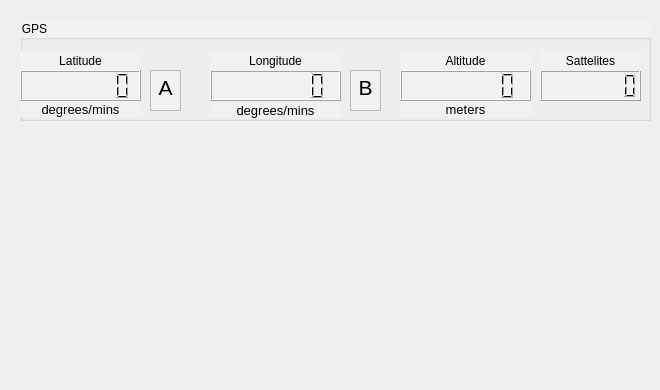
      <widget class="QWidget" name="GPS">
       <attribute name="title">
        <string>GPS</string>
       </attribute>
       <widget class="QGroupBox" name="groupBox_2">
        <property name="geometry">
         <rect>
          <x>20</x>
          <y>20</y>
          <width>631</width>
          <height>101</height>
         </rect>
        </property>
        <property name="styleSheet">
         <string notr="true">background-color: rgb(227, 227, 227);
background-color: rgb(241, 241, 241);
font: 87 9pt &quot;Segoe UI Black&quot;;</string>
        </property>
        <property name="title">
         <string>GPS</string>
        </property>
        <widget class="QLabel" name="label_7">
         <property name="geometry">
          <rect>
           <x>0</x>
           <y>31</y>
           <width>121</width>
           <height>20</height>
          </rect>
         </property>
         <property name="styleSheet">
          <string notr="true">font: 87 11pt &quot;Segoe UI Black&quot;;
font: 11pt &quot;MS Shell Dlg 2&quot;;</string>
         </property>
         <property name="text">
          <string>Latitude</string>
         </property>
         <property name="alignment">
          <set>Qt::AlignCenter</set>
         </property>
        </widget>
        <widget class="QLCDNumber" name="LongitudeLCD">
         <property name="geometry">
          <rect>
           <x>190</x>
           <y>50</y>
           <width>131</width>
           <height>31</height>
          </rect>
         </property>
         <property name="smallDecimalPoint">
          <bool>false</bool>
         </property>
         <property name="digitCount">
          <number>7</number>
         </property>
        </widget>
        <widget class="QLCDNumber" name="LatitudeLCD">
         <property name="geometry">
          <rect>
           <x>0</x>
           <y>50</y>
           <width>121</width>
           <height>31</height>
          </rect>
         </property>
         <property name="minimumSize">
          <size>
           <width>111</width>
           <height>31</height>
          </size>
         </property>
         <property name="autoFillBackground">
          <bool>false</bool>
         </property>
         <property name="smallDecimalPoint">
          <bool>false</bool>
         </property>
         <property name="digitCount">
          <number>7</number>
         </property>
         <property name="mode">
          <enum>QLCDNumber::Dec</enum>
         </property>
         <property name="segmentStyle">
          <enum>QLCDNumber::Filled</enum>
         </property>
        </widget>
        <widget class="QLabel" name="label_11">
         <property name="geometry">
          <rect>
           <x>190</x>
           <y>31</y>
           <width>131</width>
           <height>20</height>
          </rect>
         </property>
         <property name="styleSheet">
          <string notr="true">font: 87 11pt &quot;Segoe UI Black&quot;;
font: 11pt &quot;MS Shell Dlg 2&quot;;</string>
         </property>
         <property name="text">
          <string>Longitude</string>
         </property>
         <property name="alignment">
          <set>Qt::AlignCenter</set>
         </property>
        </widget>
        <widget class="QTextBrowser" name="LatDirectionLCD">
         <property name="geometry">
          <rect>
           <x>130</x>
           <y>50</y>
           <width>31</width>
           <height>41</height>
          </rect>
         </property>
         <property name="styleSheet">
          <string notr="true">font: 16pt &quot;MS Shell Dlg 2&quot;;</string>
         </property>
         <property name="html">
          <string>&lt;!DOCTYPE HTML PUBLIC &quot;-//W3C//DTD HTML 4.0//EN&quot; &quot;http://www.w3.org/TR/REC-html40/strict.dtd&quot;&gt;
&lt;html&gt;&lt;head&gt;&lt;meta name=&quot;qrichtext&quot; content=&quot;1&quot; /&gt;&lt;style type=&quot;text/css&quot;&gt;
p, li { white-space: pre-wrap; }
&lt;/style&gt;&lt;/head&gt;&lt;body style=&quot; font-family:'MS Shell Dlg 2'; font-size:16pt; font-weight:400; font-style:normal;&quot;&gt;
&lt;p align=&quot;center&quot; style=&quot; margin-top:0px; margin-bottom:0px; margin-left:0px; margin-right:0px; -qt-block-indent:0; text-indent:0px;&quot;&gt;A&lt;/p&gt;&lt;/body&gt;&lt;/html&gt;</string>
         </property>
        </widget>
        <widget class="QTextBrowser" name="LongDirectionLCD">
         <property name="geometry">
          <rect>
           <x>330</x>
           <y>50</y>
           <width>31</width>
           <height>41</height>
          </rect>
         </property>
         <property name="styleSheet">
          <string notr="true">font: 16pt &quot;MS Shell Dlg 2&quot;;</string>
         </property>
         <property name="html">
          <string>&lt;!DOCTYPE HTML PUBLIC &quot;-//W3C//DTD HTML 4.0//EN&quot; &quot;http://www.w3.org/TR/REC-html40/strict.dtd&quot;&gt;
&lt;html&gt;&lt;head&gt;&lt;meta name=&quot;qrichtext&quot; content=&quot;1&quot; /&gt;&lt;style type=&quot;text/css&quot;&gt;
p, li { white-space: pre-wrap; }
&lt;/style&gt;&lt;/head&gt;&lt;body style=&quot; font-family:'MS Shell Dlg 2'; font-size:16pt; font-weight:400; font-style:normal;&quot;&gt;
&lt;p align=&quot;center&quot; style=&quot; margin-top:0px; margin-bottom:0px; margin-left:0px; margin-right:0px; -qt-block-indent:0; text-indent:0px;&quot;&gt;B&lt;/p&gt;&lt;/body&gt;&lt;/html&gt;</string>
         </property>
        </widget>
        <widget class="QLabel" name="label_43">
         <property name="geometry">
          <rect>
           <x>380</x>
           <y>31</y>
           <width>131</width>
           <height>20</height>
          </rect>
         </property>
         <property name="styleSheet">
          <string notr="true">font: 87 11pt &quot;Segoe UI Black&quot;;
font: 11pt &quot;MS Shell Dlg 2&quot;;</string>
         </property>
         <property name="text">
          <string>Altitude</string>
         </property>
         <property name="alignment">
          <set>Qt::AlignCenter</set>
         </property>
        </widget>
        <widget class="QLCDNumber" name="GPSAltitudeLCD">
         <property name="geometry">
          <rect>
           <x>380</x>
           <y>50</y>
           <width>131</width>
           <height>31</height>
          </rect>
         </property>
         <property name="smallDecimalPoint">
          <bool>false</bool>
         </property>
         <property name="digitCount">
          <number>7</number>
         </property>
        </widget>
        <widget class="QLCDNumber" name="SattelitesLCD">
         <property name="geometry">
          <rect>
           <x>520</x>
           <y>50</y>
           <width>101</width>
           <height>31</height>
          </rect>
         </property>
         <property name="smallDecimalPoint">
          <bool>false</bool>
         </property>
         <property name="digitCount">
          <number>7</number>
         </property>
        </widget>
        <widget class="QLabel" name="label_6">
         <property name="geometry">
          <rect>
           <x>520</x>
           <y>31</y>
           <width>101</width>
           <height>20</height>
          </rect>
         </property>
         <property name="styleSheet">
          <string notr="true">font: 87 11pt &quot;Segoe UI Black&quot;;
font: 11pt &quot;MS Shell Dlg 2&quot;;</string>
         </property>
         <property name="text">
          <string>Sattelites</string>
         </property>
         <property name="alignment">
          <set>Qt::AlignCenter</set>
         </property>
        </widget>
        <widget class="QLabel" name="label_30">
         <property name="geometry">
          <rect>
           <x>380</x>
           <y>81</y>
           <width>131</width>
           <height>16</height>
          </rect>
         </property>
         <property name="font">
          <font>
           <family>MS UI Gothic</family>
           <pointsize>10</pointsize>
           <weight>50</weight>
           <italic>false</italic>
           <bold>false</bold>
          </font>
         </property>
         <property name="styleSheet">
          <string notr="true">font: 10pt &quot;MS UI Gothic&quot;;</string>
         </property>
         <property name="text">
          <string>meters</string>
         </property>
         <property name="alignment">
          <set>Qt::AlignCenter</set>
         </property>
        </widget>
        <widget class="QLabel" name="label_31">
         <property name="geometry">
          <rect>
           <x>0</x>
           <y>81</y>
           <width>121</width>
           <height>16</height>
          </rect>
         </property>
         <property name="font">
          <font>
           <family>MS UI Gothic</family>
           <pointsize>10</pointsize>
           <weight>50</weight>
           <italic>false</italic>
           <bold>false</bold>
          </font>
         </property>
         <property name="styleSheet">
          <string notr="true">font: 75 10pt &quot;MS Shell Dlg 2&quot;;
font: 10pt &quot;MS UI Gothic&quot;;</string>
         </property>
         <property name="text">
          <string>degrees/mins</string>
         </property>
         <property name="alignment">
          <set>Qt::AlignCenter</set>
         </property>
        </widget>
        <widget class="QLabel" name="label_67">
         <property name="geometry">
          <rect>
           <x>190</x>
           <y>82</y>
           <width>131</width>
           <height>16</height>
          </rect>
         </property>
         <property name="font">
          <font>
           <family>MS UI Gothic</family>
           <pointsize>10</pointsize>
           <weight>50</weight>
           <italic>false</italic>
           <bold>false</bold>
          </font>
         </property>
         <property name="styleSheet">
          <string notr="true">font: 10pt &quot;MS UI Gothic&quot;;</string>
         </property>
         <property name="text">
          <string>degrees/mins</string>
         </property>
         <property name="alignment">
          <set>Qt::AlignCenter</set>
         </property>
        </widget>
       </widget>
       <widget class="QWidget" name="gridLayoutWidget_8">
        <property name="geometry">
         <rect>
          <x>20</x>
          <y>140</y>
          <width>631</width>
          <height>241</height>
         </rect>
        </property>
        <layout class="QGridLayout" name="GPSGraphLayout"/>
       </widget>
      </widget>
